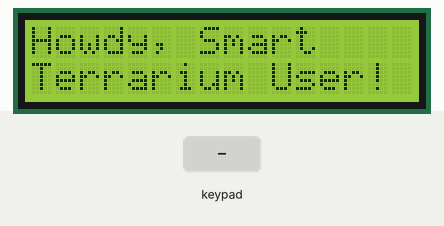
Bench run of a sketch on a simulated Arduino Uno, built with avr-gcc and run on an emulated ATmega328P. Parts: 16×2 character LCD. Inputs (shaded band) come from the test bench.

Above: at 1.2 s.
1.3 s: key 'L' pressed
At 1.44 s:
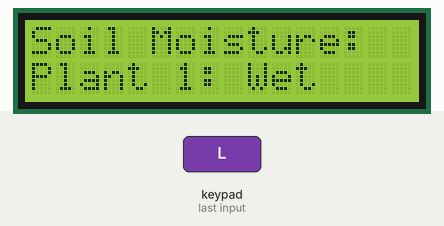
At 2.7 s:
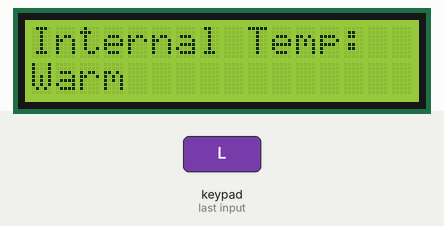
3.0 s: key 'R' pressed
At 3.14 s:
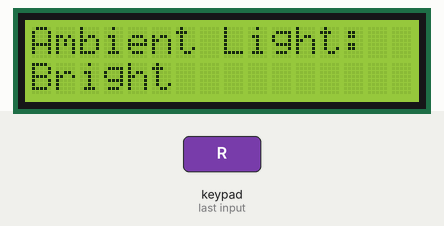
Timing chart, 0 to 6.0 s (numbered marks = the images above; inputs shaded):
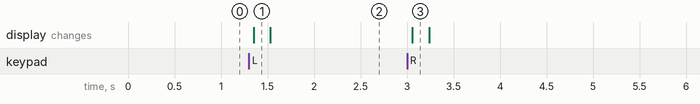

The sketch:

LCD.ino
```cpp
// author: Aubrey Ashton
// last change: 4/4/2020

#include <LiquidCrystal.h>
#include <Wire.h>
#include <Adafruit_RGBLCDShield.h>
#include <utility/Adafruit_MCP23017.h>

Adafruit_RGBLCDShield lcd = Adafruit_RGBLCDShield();

#define ON 0x1
#define OFF 0x0

void setup() {
  // Debugging output
  Serial.begin(9600);
  // set up the LCD's number of columns and rows:
  lcd.begin(16, 2);
  lcd.clear();

  lcd.setCursor(0,0);
    lcd.print("Team 14, Y'all!!");
}

// DisplayCase keeps track of how many times left/right buttons have been pressed
int DisplayCase = 0;
// Page keeps track of how many times up/down has been pressed
int Page = 0;

void loop() {
  uint8_t buttons = lcd.readButtons();

// I made four display cases:
// 0: Welcome Screen
// 1: Temp Screen
// 2: Light Screen
// 3: Soil Moisture
//    - under Soil Moisture, there are three cases:
//    - Plant 1
//    - Plant 2
//    - Plant 3


// Navigating left/right will change the value for DisplayCase:
  if (buttons & BUTTON_RIGHT) {
       DisplayCase = DisplayCase +1;
  //Serial.print(DisplayCase);
  }
  if (buttons & BUTTON_LEFT) {
         DisplayCase = DisplayCase -1;
  //Serial.print(DisplayCase);
  }

// Navigating up/down will change the value for Page,
// which will change which plant's soil moisture we read
  if (buttons & BUTTON_DOWN) {
         Page = Page + 1;
  //Serial.print(Page);
  }
  if (buttons & BUTTON_UP) {
         Page = Page - 1;
  //Serial.print(Page);
  }

// Because we want continuous looping (and no unexpected cases) anytime DisplayCase or Page
// go outside their expected ranges, we set them to the other end of their ranges.
// EX: if left is pressed on the leftmost case, we will go to the rightmost case.
  if (DisplayCase < 0){
    DisplayCase = 3;
  }
  if (DisplayCase > 3){
    DisplayCase = 0;
  }

// Again, we want continuous looping for Page:
  if (Page < 0){
    Page = 2;
  }
  if (Page > 2){
    Page = 0;
  }

  switch(DisplayCase){

    // Welcome Screen:
    case 0:
      lcd.setCursor(0, 0);
      lcd.print("Howdy, Smart    ");
      lcd.setCursor(0, 1);
      lcd.print("Terrarium User! ");
    break;

    // Temperature:
    case 1:
      lcd.setCursor(0, 0);
      lcd.print("Internal Temp:  ");
      lcd.setCursor(0, 1);
      lcd.print("Warm            ");
      break;

    // Light Reading:
    case 2:
      lcd.setCursor(0, 0);
      lcd.print("Ambient Light:  ");
      lcd.setCursor(0, 1);
      lcd.print("Bright          ");
      break;

    // Soil Moisture:
    case 3:
      switch(Page){
        case 0:
        lcd.setCursor(0, 0);
        lcd.print("Soil Moisture:  ");
        lcd.setCursor(0, 1);
        lcd.print("Plant 1: Wet    ");
        break;
        case 1:
        lcd.setCursor(0, 0);
        lcd.print("Soil Moisture:  ");
        lcd.setCursor(0, 1);
        lcd.print("Plant 2: Dry    ");
        break;
        case 2:
        lcd.setCursor(0, 0);
        lcd.print("Soil Moisture:  ");
        lcd.setCursor(0, 1);
        lcd.print("Plant 3: Good   ");
        break;
      }
      break;

  }
}
```

Measured:
- after the input at 1.3 s, the display: changes after 0.05 s (image 1)
- after the input at 3.0 s, the display: changes after 0.06 s (image 3)
